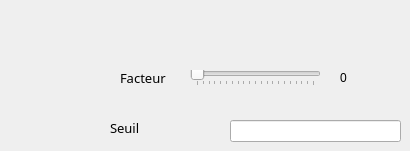
         <widget class="QWidget" name="page_38">
          <attribute name="label">
           <string>Facteur Environmentale</string>
          </attribute>
          <widget class="QLabel" name="label_21">
           <property name="geometry">
            <rect>
             <x>120</x>
             <y>70</y>
             <width>51</width>
             <height>16</height>
            </rect>
           </property>
           <property name="font">
            <font>
             <family>Uni Sans Book</family>
             <pointsize>10</pointsize>
             <weight>50</weight>
             <italic>false</italic>
             <bold>false</bold>
            </font>
           </property>
           <property name="styleSheet">
            <string notr="true">font: 10pt &quot;Uni Sans Book&quot;;</string>
           </property>
           <property name="text">
            <string>Facteur</string>
           </property>
          </widget>
          <widget class="QLabel" name="fact_env_number">
           <property name="geometry">
            <rect>
             <x>340</x>
             <y>70</y>
             <width>21</width>
             <height>16</height>
            </rect>
           </property>
           <property name="styleSheet">
            <string notr="true">font: 10pt &quot;Uni Sans Book&quot;;</string>
           </property>
           <property name="text">
            <string>0</string>
           </property>
          </widget>
          <widget class="QSlider" name="fact_env_slider">
           <property name="geometry">
            <rect>
             <x>190</x>
             <y>70</y>
             <width>131</width>
             <height>16</height>
            </rect>
           </property>
           <property name="maximum">
            <number>20</number>
           </property>
           <property name="orientation">
            <enum>Qt::Horizontal</enum>
           </property>
           <property name="tickPosition">
            <enum>QSlider::TicksBelow</enum>
           </property>
           <property name="tickInterval">
            <number>1</number>
           </property>
          </widget>
          <widget class="QLineEdit" name="s1_env_seuil">
           <property name="geometry">
            <rect>
             <x>230</x>
             <y>120</y>
             <width>171</width>
             <height>22</height>
            </rect>
           </property>
          </widget>
          <widget class="QLabel" name="label_20">
           <property name="geometry">
            <rect>
             <x>110</x>
             <y>120</y>
             <width>101</width>
             <height>16</height>
            </rect>
           </property>
           <property name="font">
            <font>
             <family>Uni Sans Book</family>
             <pointsize>10</pointsize>
             <weight>50</weight>
             <italic>false</italic>
             <bold>false</bold>
            </font>
           </property>
           <property name="styleSheet">
            <string notr="true">font: 10pt &quot;Uni Sans Book&quot;;</string>
           </property>
           <property name="text">
            <string>Seuil</string>
           </property>
          </widget>
         </widget>
